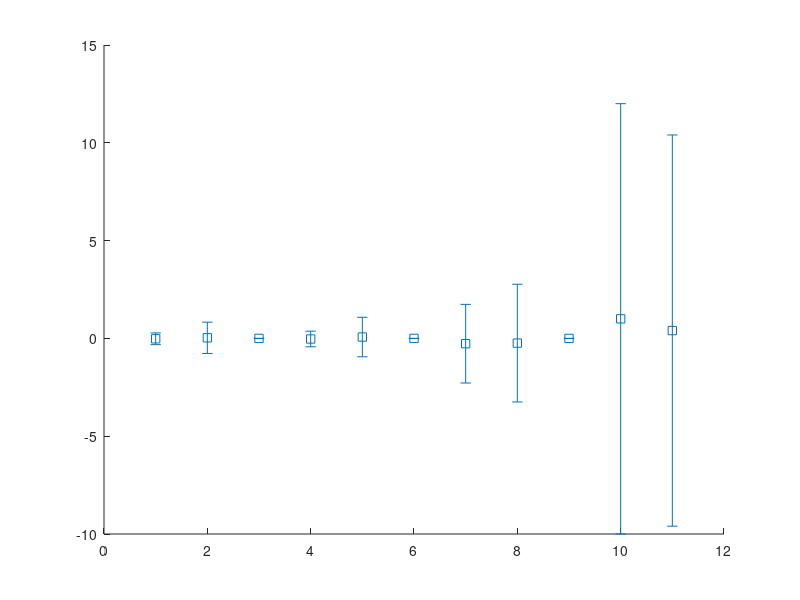

Reproduce this figure in MATLAB. (Note: this script raises an error after producing the figure.)

x   = [1 2 3 4 5 6 7 8 9 10 11];
l   = ['5%/1% C' '5%/1% U' '-' '50%/1% C' '50%/1% U' '-' '5%/0.1% C' '5%/0.1% U' '-' '5%/0.1% C' '5%/0.1% U'];
bias   = [-0.02 0.03 0 -0.03 0.07 0 -0.27 -0.24 0 1 0.4];
error  = [0.3 0.8 0 0.4 1.01 0 2.01 3.01 0 11 10];


% Line Position
figure(1)
errorbar(bias,error,'s','MarkerSize',10,'MarkerEdgeColor','black','MarkerFaceColor','black','LineWidth',2)
xticks([1 2 3 4 5 6 7 8 9 10 11])
xticklabels({'5%/1% C' '5%/1% U' '-' '50%/1% C' '50%/1% U' '-' '5%/0.1% C' '5%/0.1% U' '-' '5%/0.1% C' '5%/0.1% U'})
ylabel('E0-18575 (eV)')
xlim([0.5 12.5]) 
grid on
set(gca,'FontSize',16);

